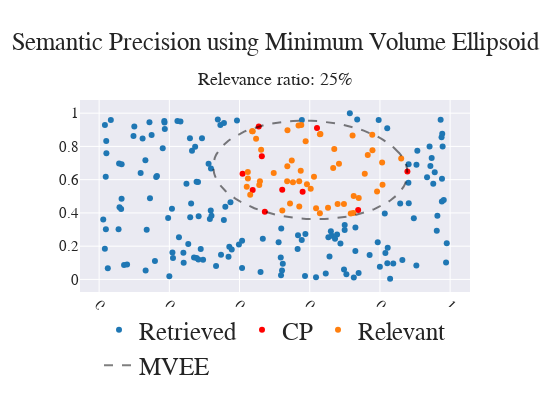

Source (notebook cell):
### Code cell
def ellipse(x_center=0, y_center=0, ax1 = [1, 0],  ax2 = [0,1], a=1, b =1,  N=100):
    # x_center, y_center the coordinates of ellipse center
    # ax1 ax2 two orthonormal vectors representing the ellipse axis directions
    # a, b the ellipse parameters
    if np.linalg.norm(ax1) != 1 or np.linalg.norm(ax2) != 1:
        raise ValueError('ax1, ax2 must be unit vectors')
    if  abs(np.dot(ax1, ax2)) > 1e-06:
        raise ValueError('ax1, ax2 must be orthogonal vectors')
    t = np.linspace(0, 2*np.pi, N)
    #ellipse parameterization with respect to a system of axes of directions a1, a2
    xs = a * np.cos(t)
    ys = b * np.sin(t)
    #rotation matrix
    R = np.array([ax1, ax2]).T
    # coordinate of the  ellipse points with respect to the system of axes [1, 0], [0,1] with origin (0,0)
    xp, yp = np.dot(R, [xs, ys])
    x = xp + x_center 
    y = yp + y_center
    return x, y

# random 1000 points
np.random.seed(0)
pubs = np.random.rand(200, 2) # retrieved publications
c_pubs = np.random.rand(10, 2) * 0.55 + 0.4 # core publications

# df both pubs and core pubs
A, c = mvee(c_pubs)
x, y = ellipse(c[0], c[1], np.linalg.eig(A)[1][:, 0], np.linalg.eig(A)[1][:, 1], 1/np.sqrt(np.linalg.eig(A)[0][0]), 1/np.sqrt(np.linalg.eig(A)[0][1]))
pubs_df = pd.DataFrame(pubs, columns=["x", "y"])
pubs_df["Type"] = "Retrieved"
c_pubs_df = pd.DataFrame(c_pubs, columns=["x", "y"])
c_pubs_df["Type"] = "CP"
inside = is_inside_ellipse(A, c, pubs)
inside_df = pd.DataFrame(pubs[inside], columns=["x", "y"])
inside_df["Type"] = "Relevant"
df = pd.concat([pubs_df, c_pubs_df, inside_df])
df = df.drop_duplicates(subset=["x", "y"], keep="last")
fig = px.scatter(df, x="x", y="y", color="Type", title="Semantic Precision using Minimum Volume Ellipsoid",
                 color_discrete_sequence=[COLORS[0], "Red", COLORS[1], COLORS[2]])
trace = px.line(x=x, y=y).data[0]
trace["line"]["dash"] = "dash"
trace["line"]["color"] = "black"
trace["name"] = "MVEE"
trace["opacity"] = 0.5
trace["showlegend"] = True
fig.add_traces(trace)
relevant_ratio = len(inside_df) / len(pubs)
fig.update_layout(title_subtitle_text=f"Relevance ratio: {relevant_ratio:.0%}", **PLOT_CONFIGS)
pio.write_image(fig, "LitQEval-report/pics/sp_mvee.pdf", width=1200)
fig.show()

### Figure 1 — Plotly figure (JSON) as saved in the notebook; plotly's stock layout.template omitted (floating-point values rounded to 4 significant figures; data arrays with more than 128 entries replaced by an {"elided": "..."} marker saying what was removed)
{"data": [{"hovertemplate": "Type=Retrieved<br>x=%{x}<br>y=%{y}<extra></extra>", "legendgroup": "Retrieved", "marker": {"color": "#1f77b4", "symbol": "circle"}, "mode": "markers", "name": "Retrieved", "orientation": "v", "showlegend": true, "type": "scatter", "x": {"elided": "150 float values"}, "xaxis": "x", "y": {"elided": "150 float values"}, "yaxis": "y"}, {"hovertemplate": "Type=CP<br>x=%{x}<br>y=%{y}<extra></extra>", "legendgroup": "CP", "marker": {"color": "Red", "symbol": "circle"}, "mode": "markers", "name": "CP", "orientation": "v", "showlegend": true, "type": "scatter", "x": [0.6207, 0.4548, 0.8782, 0.5797, 0.738, 0.4086, 0.4374, 0.5216, 0.4721, 0.4635], "xaxis": "x", "y": [0.9111, 0.9199, 0.6498, 0.528, 0.4182, 0.6358, 0.5386, 0.5393, 0.4066, 0.7402], "yaxis": "y"}, {"hovertemplate": "Type=Relevant<br>x=%{x}<br>y=%{y}<extra></extra>", "legendgroup": "Relevant", "marker": {"color": "#ff7f0e", "symbol": "circle"}, "mode": "markers", "name": "Relevant", "orientation": "v", "showlegend": true, "type": "scatter", "x": [0.5488, 0.6028, 0.4237, 0.4376, 0.7917, 0.568, 0.7782, 0.4615, 0.5218, 0.4562, 0.6121, 0.6668, 0.5702, 0.5759, 0.592, 0.4471, 0.7253, 0.4239, 0.618, 0.57, 0.5743, 0.6521, 0.4359, 0.8062, 0.8073, 0.6974, 0.7221, 0.5356, 0.7396, 0.6794, 0.5366, 0.5883, 0.629, 0.7169, 0.7653, 0.5522, 0.6699, 0.6304, 0.4974, 0.4205, 0.8606, 0.6833, 0.7787, 0.4304, 0.5362, 0.5438, 0.7242, 0.7568, 0.4581, 0.6289], "xaxis": "x", "y": [0.7152, 0.5449, 0.6459, 0.8918, 0.5289, 0.9256, 0.87, 0.7805, 0.4147, 0.5684, 0.6169, 0.6706, 0.4386, 0.9293, 0.5723, 0.8464, 0.5013, 0.6064, 0.4288, 0.5909, 0.6532, 0.4314, 0.8919, 0.7039, 0.5691, 0.4535, 0.8664, 0.5899, 0.4905, 0.4537, 0.8967, 0.831, 0.8727, 0.3961, 0.7487, 0.5845, 0.7852, 0.8743, 0.6395, 0.5574, 0.727, 0.6956, 0.7774, 0.51, 0.6814, 0.4569, 0.399, 0.6361, 0.591, 0.3984], "yaxis": "y"}, {"hovertemplate": "x=%{x}<br>y=%{y}<extra></extra>", "legendgroup": "", "line": {"color": "black", "dash": "dash"}, "marker": {"symbol": "circle"}, "mode": "lines", "name": "MVEE", "opacity": 0.5, "orientation": "v", "showlegend": true, "type": "scatter", "x": [0.8547, 0.847, 0.8384, 0.8289, 0.8184, 0.8071, 0.7949, 0.7819, 0.7683, 0.7539, 0.7389, 0.7234, 0.7074, 0.691, 0.6742, 0.6571, 0.6398, 0.6224, 0.6048, 0.5873, 0.5698, 0.5524, 0.5352, 0.5183, 0.5018, 0.4856, 0.4699, 0.4547, 0.4402, 0.4262, 0.413, 0.4006, 0.3889, 0.3781, 0.3682, 0.3593, 0.3513, 0.3444, 0.3384, 0.3336, 0.3298, 0.3271, 0.3255, 0.325, 0.3257, 0.3274, 0.3303, 0.3342, 0.3392, 0.3453, 0.3524, 0.3605, 0.3696, 0.3797, 0.3906, 0.4023, 0.4149, 0.4282, 0.4423, 0.4569, 0.4722, 0.4879, 0.5042, 0.5208, 0.5377, 0.5549, 0.5723, 0.5898, 0.6074, 0.6249, 0.6424, 0.6596, 0.6767, 0.6934, 0.7098, 0.7257, 0.7412, 0.756, 0.7703, 0.7839, 0.7967, 0.8088, 0.82, 0.8303, 0.8398, 0.8482, 0.8557, 0.8621, 0.8676, 0.8719, 0.8751, 0.8773, 0.8783, 0.8782, 0.877, 0.8747, 0.8713, 0.8668, 0.8613, 0.8547], "xaxis": "x", "y": [0.7606, 0.7781, 0.7951, 0.8115, 0.8273, 0.8424, 0.8568, 0.8704, 0.8831, 0.895, 0.9059, 0.9157, 0.9246, 0.9324, 0.9391, 0.9446, 0.949, 0.9523, 0.9543, 0.9552, 0.9548, 0.9533, 0.9506, 0.9467, 0.9417, 0.9355, 0.9282, 0.9198, 0.9104, 0.8999, 0.8885, 0.8762, 0.863, 0.8489, 0.8341, 0.8186, 0.8024, 0.7857, 0.7685, 0.7508, 0.7327, 0.7144, 0.6958, 0.6771, 0.6583, 0.6395, 0.6207, 0.6022, 0.5838, 0.5658, 0.5481, 0.5309, 0.5142, 0.4981, 0.4826, 0.4678, 0.4538, 0.4406, 0.4284, 0.417, 0.4066, 0.3972, 0.3889, 0.3817, 0.3755, 0.3706, 0.3667, 0.3641, 0.3626, 0.3624, 0.3633, 0.3654, 0.3687, 0.3732, 0.3788, 0.3855, 0.3934, 0.4023, 0.4122, 0.4232, 0.4351, 0.4478, 0.4615, 0.4759, 0.4911, 0.5069, 0.5234, 0.5404, 0.5578, 0.5757, 0.5939, 0.6124, 0.6311, 0.6499, 0.6687, 0.6874, 0.7061, 0.7246, 0.7428, 0.7606], "yaxis": "y"}], "layout": {"font": {"family": "Modern Computer"}, "height": 400, "legend": {"font": {"size": 25}, "orientation": "h", "title": {"text": ""}, "tracegroupgap": 0, "x": 0.5, "xanchor": "center", "y": -0.5, "yanchor": "bottom"}, "showlegend": true, "title": {"font": {"family": "Modern Computer", "size": 25}, "subtitle": {"text": "Relevance ratio: 25%"}, "text": "Semantic Precision using Minimum Volume Ellipsoid", "x": 0.5}, "width": 550, "xaxis": {"anchor": "y", "domain": [0, 1], "tickangle": 45, "tickfont": {"size": 15}, "title": {"font": {"size": 10}, "text": ""}}, "yaxis": {"anchor": "x", "domain": [0, 1], "tickfont": {"size": 15}, "title": {"font": {"size": 10}, "text": ""}}}}
